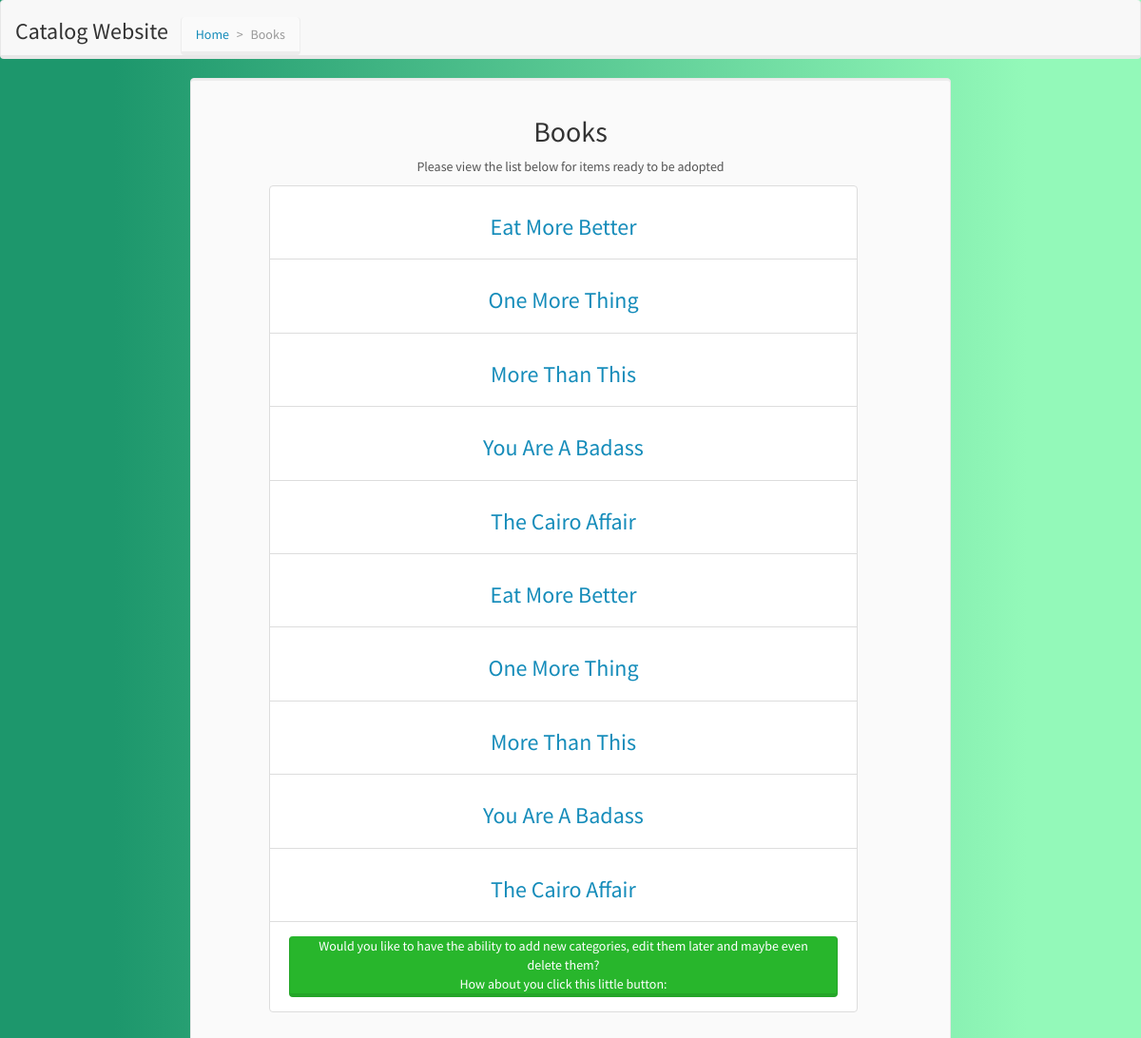
The page /category/1/ on the database as committed earlier.
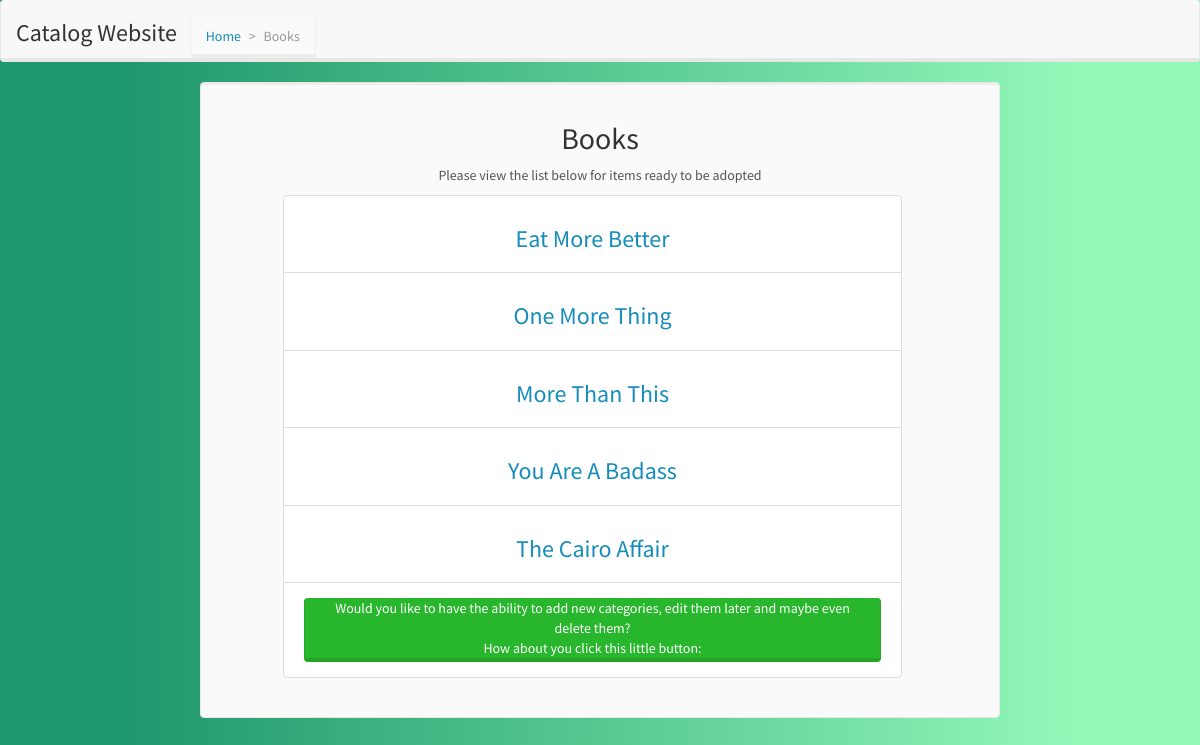
The same page on the database as committed later.
### database_setup.py (models this page shows, shortened)
class Items(Base):
    __tablename__ = 'items'
    id = Column(Integer, primary_key=True)
    name = Column(String(30), nullable=False)
    image = Column(String(250), nullable=False)
    description = Column(String(250), nullable=False)
    user_id = Column(Integer, ForeignKey('users.id'))
    users = relationship(Users)
    category_id = Column(Integer, ForeignKey('categories.id'))
    categories = relationship(Categories, single_parent="true",
                              cascade="all, delete-orphan")

### catalog/views.py (the view)
@app.route('/category/<int:category_id>/')
def showCategory(category_id):
    category = models.category_get(category_id)
    items = models.items_get_by_category(category_id)
    if 'email' in login_session.keys():
        user_id = models.getUserID(login_session['email'])
        user = models.getUserInfo(user_id)
        return render_template('categories/show.html', category=category,
                               items=items, user=user)
    else:
        state = ''.join(random.choice(string.ascii_uppercase + string.digits)
                        for x in xrange(32))
        login_session['state'] = state
        return render_template('categories/public.html',
                               category=category, items=items, STATE=state)

### catalog/models.py (called while the page is built)
def category_get(category_id):
    return session.query(Categories).filter_by(id=category_id).one()

def items_get_by_category(category_id):
    return session.query(Items).filter_by(category_id=category_id)

### catalog/templates/categories/public.html (shortened to what this page needs)
{% extends "layout.html" %}
  {% block body %}
    <nav class="navbar navbar-default">
      <div class="container-fluid">
        <div class="navbar-header">
          <h3>Catalog Website</h3>
          <ol class="breadcrumb">
            <li><a href="{{ url_for('index')}}">Home</a></li>
            <li class="active">{{ category.name }}</li>
          </ol>
        </div>
        <ul class="navbar-right">
        </ul>
      </div>
    </nav>
    <div class="col-md-8 col-md-offset-2 well">
      <h2 class='text-center'>{{ category.name }}</h2>
      <p class ='text-center'>Please view the list below for items ready to be adopted</p>
      <ul class="list-group col-md-10 col-md-offset-1 text-center">
        {% for p in items %}
        <li class="list-group-item">
          <h3><a href="{{ url_for('showItem', category_id=category.id, item_id=p.id) }}">{{ p.name }}</a></h3>
        </li>
        {% endfor %}
        <li class="list-group-item">
          <div class="alert alert-success" role="alert">Would you like to have
            the ability to add new categories, edit them later and maybe even
            delete them? </br> How about you click this little button: </br>
            </div>
      </ul>
    </div>
  {% endblock %}

Rows that differ between the two databases and show on the page:
removed Items: name "Eat More Better"
removed Items: name "One More Thing"
removed Items: name "More Than This"
removed Items: name "You Are A Badass"
removed Items: name "The Cairo Affair"
